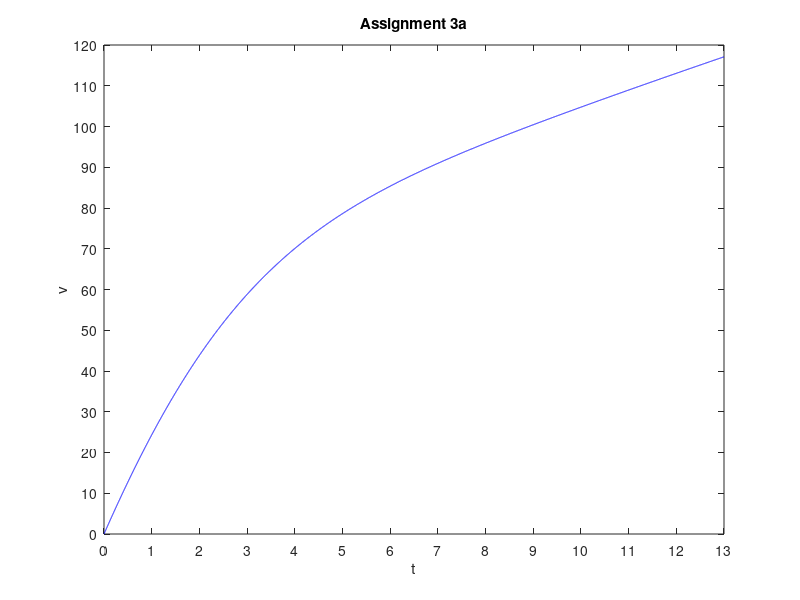

This chart was generated by the following MATLAB code:

c = .00175;
t = 0: .001:13;
v0 = 0;
f = @(t,v)((4*t^2+7*t+135)/(sqrt(t^2+5*t+12)))-c*v^2;
options = odeset('AbsTol', 1e-7,'RelTol',1e-7);
[t, v] = ode45(f,t,v0,options);
v = v * 60/88;
plot(t,v,'b');
axis([0 13 0 120]);
set(gca,'xtick', 0: 13);
set(gca,'ytick', 0: 10: 120);
xlabel('t');
ylabel('v');
title('Assignment 3a');